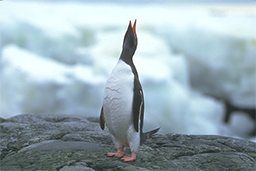
%> input picture testimage/psnr/texttest/a05.bmp, 256 x 171 px
$ octave test2.m   (GNU Octave 9; MATLAB toolbox functions it lacks are replaced by stand-ins)
%> lines starting %> are read from the running program, lines starting %| are printed output that depends on the picture; in (x1, y1, x2, y2) boxes, pixels count from 0 and x2, y2 are one past the last pixel; in counts of white or black regions, pixels touching at a corner belong together; the program's own positions count from 1
### Criminisi_inpainting.m
% inpainting.m
%
% The MATLAB implementation of inpainting algorithm by A. Criminisi (2004)
%
% Inputs:
%   - origImg        original image or corrupted image
%   - mask           implies target region (1 denotes target region)
%   - psz:           patch size (odd scalar). If psz=5, patch size is 5x5.
%
% Outputs:
%   - inpaintedImg   The inpainted image; an MxNx3 matrix of doubles.
%   - C              MxN matrix of confidence values accumulated over all iterations.
%   - D              MxN matrix of data term values accumulated over all iterations.
%   - fillMovie      A Matlab movie struct depicting the fill region over time.
%
%
%
%
%
%
function [inpaintedImg,C,D,fillMovie] = Criminisi_inpainting(origImg,mask,psz)

%% error check
if ~ismatrix(mask); error('Invalid mask'); end
if sum(sum(mask~=0 & mask~=1))>0; error('Invalid mask'); end
if mod(psz,2)==0; error('Patch size psz must be odd.'); end

fillRegion = mask;

origImg = double(origImg);
img = origImg;
ind = img2ind(img);
sz = [size(img,1) size(img,2)];
sourceRegion = ~fillRegion;

% Initialize isophote values
[Ix(:,:,3), Iy(:,:,3)] = gradient(img(:,:,3));
[Ix(:,:,2), Iy(:,:,2)] = gradient(img(:,:,2));
[Ix(:,:,1), Iy(:,:,1)] = gradient(img(:,:,1));
Ix = sum(Ix,3)/(3*255); Iy = sum(Iy,3)/(3*255);
temp = Ix; Ix = -Iy; Iy = temp;  % Rotate gradient 90 degrees

% Initialize confidence and data terms
C = double(sourceRegion);
D = repmat(-.1,sz);
iter = 1;
% Visualization stuff
if nargout==4
  fillMovie(1).cdata=uint8(img);
  fillMovie(1).colormap=[];
  origImg(1,1,:) = [0, 255, 0];
  iter = 2;
end

% Seed 'rand' for reproducible results (good for testing)
rand('state',0);

% Loop until entire fill region has been covered
while any(fillRegion(:))
  % Find contour & normalized gradients of fill region
  fillRegionD = double(fillRegion); % Marcel 11/30/05
  dR = find(conv2(fillRegionD,[1,1,1;1,-8,1;1,1,1],'same')>0);

  [Nx,Ny] = gradient(double(~fillRegion)); % Marcel 11/30/05
 %[Nx,Ny] = gradient(~fillRegion);         % Original
  N = [Nx(dR(:)) Ny(dR(:))];
  N = normr(N);
  N(~isfinite(N))=0; % handle NaN and Inf

  % Compute confidences along the fill front
  for k=dR'
    Hp = getpatch(sz,k,psz);
    q = Hp(~(fillRegion(Hp))); % fillRegionの中でパッチの部分だけ取り出して、
    C(k) = sum(C(q))/numel(Hp);
  end

  % Compute patch priorities = confidence term * data term
  D(dR) = abs(Ix(dR).*N(:,1)+Iy(dR).*N(:,2)) + 0.001;
  priorities = C(dR).* D(dR);

  % Find patch with maximum priority, Hp
  [~,ndx] = max(priorities(:));
  p = dR(ndx(1));
  [Hp,rows,cols] = getpatch(sz,p,psz);
  toFill = fillRegion(Hp);

  % Find exemplar that minimizes error, Hq
  Hq = bestexemplar(img,img(rows,cols,:),toFill',sourceRegion);

  % Update fill region
  toFill = logical(toFill);                 % Marcel 11/30/05
  fillRegion(Hp(toFill)) = false;

  % Propagate confidence & isophote values
  C(Hp(toFill))  = C(p);
  Ix(Hp(toFill)) = Ix(Hq(toFill));
  Iy(Hp(toFill)) = Iy(Hq(toFill));

  % Copy image data from Hq to Hp
  ind(Hp(toFill)) = ind(Hq(toFill));
  img(rows,cols,:) = ind2img(ind(rows,cols),origImg);

  % Visualization stuff
  if nargout==4
    ind2 = ind;
    ind2(logical(fillRegion)) = 1;
    fillMovie(iter).cdata=uint8(ind2img(ind2,origImg));
    fillMovie(iter).colormap=[];
  end
  iter = iter+1;
end

inpaintedImg = img;


%---------------------------------------------------------------------
% Scans over the entire image (with a sliding window)
% for the exemplar with the lowest error. Calls a MEX function.
%---------------------------------------------------------------------
% [4 lines left out: function bestexemplar, not called in this run]


%---------------------------------------------------------------------
% Returns the indices for a 9x9 patch centered at pixel p.
%---------------------------------------------------------------------
% [6 lines left out: function getpatch, not called in this run]

%---------------------------------------------------------------------
% Converts the (rows,cols) subscript-style indices to Matlab index-style
% indices.  Unforunately, 'sub2ind' cannot be used for this.
%---------------------------------------------------------------------
% [4 lines left out: function sub2ndx, not called in this run]


%---------------------------------------------------------------------
% Converts an indexed image into an RGB image, using 'img' as a colormap
%---------------------------------------------------------------------
function img2 = ind2img(ind,img)
for i=3:-1:1, temp=img(:,:,i); img2(:,:,i)=temp(ind); end


%---------------------------------------------------------------------
% Converts an RGB image into a indexed image, using the image itself as
% the colormap.
%---------------------------------------------------------------------
function ind = img2ind(img)
s=size(img); ind=reshape(1:s(1)*s(2),s(1),s(2));

### test2.m
clear
origimg=imread('testimage/psnr/texttest/a05.bmp');
%> origimg is the input picture: size 171x256x3 uint8; mean R, G, B 155.3, 173.8, 181.8
masked_img=imread('testimage/psnr/texttest/a05_masked.bmp');
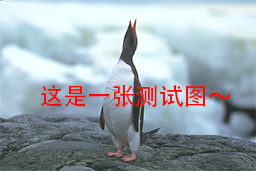
%> input picture testimage/psnr/texttest/a05_masked.bmp, 256 x 171 px
%> masked_img is the input picture: size 171x256x3 uint8; mean R, G, B 158.1, 169.6, 177
A=double(imread('testimage/psnr/texttest/a05_mask.bmp'));
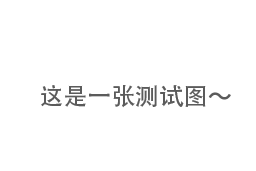
%> input picture testimage/psnr/texttest/a05_mask.bmp, 256 x 171 px
%> A: size 171x256 double; min 91, max 255, mean 250.4; mean of the top-left, top-right, bottom-left and bottom-right quarters 255, 255, 247.1, 244.7

n=find(A<255);
%> n = 1672 values from 7105 to 39427
A(n)=0;
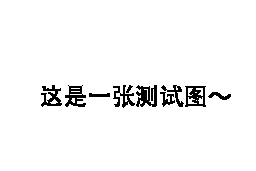
%> A: size 171x256 double; 96.2% white; black in thin lines or dots, all inside (x1, y1, x2, y2) = (41, 85, 231, 108)
mask=logical(~(A/255));
%mask=rgb2gray(uint8(~(A/255)));

psz = 7;
npsz = 51;
N = 25;
errortolerance = 25*psz^2;
belta = 0.25;


tic
[img1,CC1,DD1,fillmove1] = Criminisi_inpainting(masked_img,mask,psz);
%> in Criminisi_inpainting, `ind = img2ind(img);`:
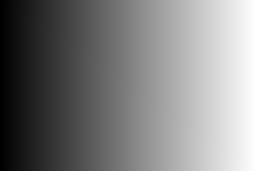
%> ind: size 171x256 double; min 1, max 43776, mean 21888.5; drawn with min black and max white
%> in Criminisi_inpainting, `Iy = sum(Iy,3)/(3*255)`:
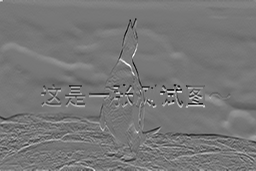
%> Iy: size 171x256 double; min -0.332, max 0.373, mean -0.00247; drawn with min black and max white
%> in Criminisi_inpainting, `Ix = -Iy`:
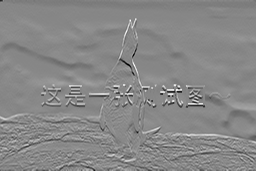
%> Ix: size 171x256 double; min -0.373, max 0.332, mean 0.00247; drawn with min black and max white
%> in Criminisi_inpainting, `origImg(1,1,:) = [0, 255, 0];`: origImg: size 171x256x3 double; mean R, G, B 158.1, 169.6, 177; mean of the top-left, top-right, bottom-left and bottom-right quarters 223.7, 207.7, 119.8, 122.8
%> the loop in Criminisi_inpainting, `while any(fillRegion(:))` made 1 pass
%> pass 1, in Criminisi_inpainting, `[Nx,Ny] = gradient(double(~fillRegion));`:
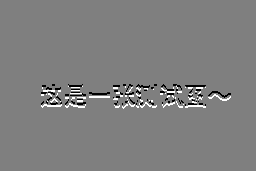
%> Ny: size 171x256 double; min -0.5, max 0.5, mean 0; mean of the top-left, top-right, bottom-left and bottom-right quarters -0.000368, -0.000506, 0.000363, 0.0005; drawn with min black and max white
%> the run ends on the next line
